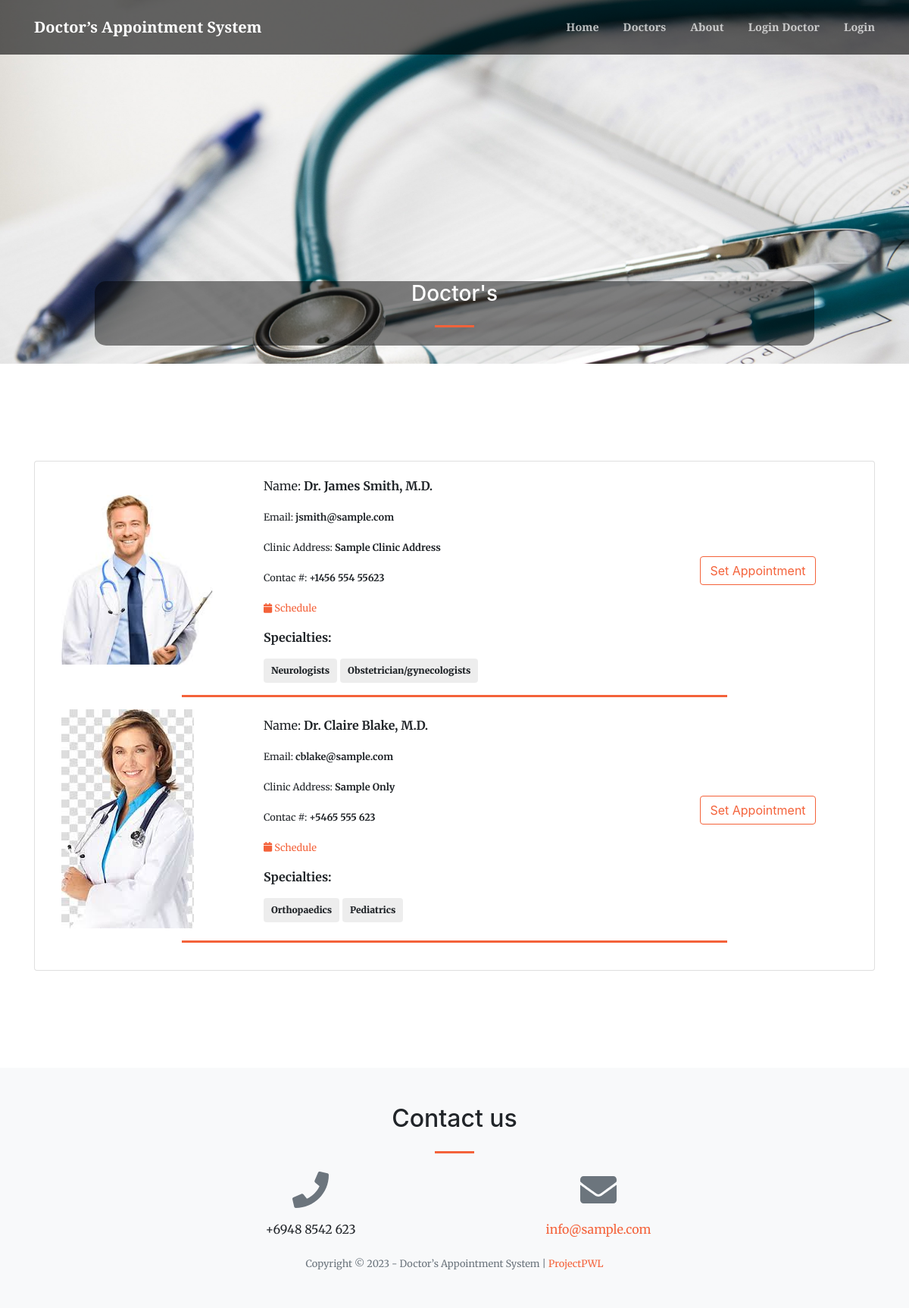
The app's page /index.php?page=doctors with its own data.
### tables this page shows
CREATE TABLE `doctors_list` (
  `id` int(30) NOT NULL,
  `name` text NOT NULL,
  `name_pref` varchar(100) NOT NULL,
  `clinic_address` text NOT NULL,
  `contact` text NOT NULL,
  `email` text NOT NULL,
  `specialty_ids` text NOT NULL,
  `img_path` text NOT NULL,
  `date_created` datetime NOT NULL DEFAULT current_timestamp()
);

### doctors.php (the view, shortened to what this page needs)
<?php include 'admin/db_connect.php';
	$special = $conn->query("SELECT * FROM medical_specialty");
	$ms_arr = array();
	while ($row=$special->fetch_assoc()) {
		$ms_arr[$row['id']] = $row['name'];
	}
?>
        <header class="masthead">
            <div class="container h-100">
                <div class="row h-100 align-items-center justify-content-center text-center">
                    <div class="col-lg-10 align-self-end mb-4 page-title">
                    	<h3 class="text-white">Doctor's</h3>
                        <hr class="divider my-4" />
                    </div>
                </div>
            </div>
        </header>
	<section class="page-section" id="doctors" >
        <div class="container">
        	<div class="card">
        		<div class="card-body">
        			<div class="col-lg-12">
				<?php
				$where = "";
				$cats = $conn->query("SELECT * FROM doctors_list ".$where." order by id asc");
				while($row=$cats->fetch_assoc()):
				?>
				<div class="row align-items-center">
					<div class="col-md-3">
						<img src="assets/img/<?php echo $row['img_path'] ?>" alt="">
					</div>
					<div class="col-md-6">
						 <p>Name: <b><?php echo "Dr. ".$row['name'].', '.$row['name_pref'] ?></b></p>
						 <p><small>Email: <b><?php echo $row['email'] ?></b></small></p>
						 <p><small>Clinic Address: <b><?php echo $row['clinic_address'] ?></b></small></p>
						 <p><small>Contac #: <b><?php echo $row['contact'] ?></b></small></p>
						 <p><small><a href="javascript:void(0)" class="view_schedule" data-id="<?php echo $row['id'] ?>" data-name="<?php echo "Dr. ".$row['name'].', '.$row['name_pref'] ?>"><i class='fa fa-calendar'></i> Schedule</a></b></small></p>
						 <p><b>Specialties:</b></p>
						 <div>
						 	<?php if(!empty($row['specialty_ids'])): ?>
						 	<?php
						 	foreach(explode(",", str_replace(array("[","]"),"",$row['specialty_ids'])) as $k => $val):
						 	?>
						 	<span class="badge badge-light" style="padding: 10px"><large><b><?php echo $ms_arr[$val] ?></b></large></span>
						 	<?php endforeach; ?>
						 	<?php endif; ?>
						 </div>
					</div>
					<div class="col-md-3 text-center align-self-end-sm">
						<button class="btn-outline-primary  btn  mb-4 set_appointment" type="button" data-id="<?php echo $row['id'] ?>"  data-name="<?php echo "Dr. ".$row['name'].', '.$row['name_pref'] ?>">Set Appointment</button>
					</div>
				</div>
				<hr class="divider" style="max-width: 60vw">
				<?php endwhile; ?>
				</div>
				</div>
        	</div>
        </div>
    </section>

### index.php (shortened to what this page needs)
<!DOCTYPE html>
<html lang="en">
    <?php
    include('header.php');
    ?>
    <body id="page-top">
        <nav class="navbar navbar-expand-lg navbar-light fixed-top py-3" id="mainNav">
            <div class="container">
                <a class="navbar-brand js-scroll-trigger" href="./"><?php echo $_SESSION['setting_name'] ?></a>
                <div class="collapse navbar-collapse" id="navbarResponsive">
                    <ul class="navbar-nav ml-auto my-2 my-lg-0">
                        <li class="nav-item"><a class="nav-link js-scroll-trigger" href="index.php?page=home">Home</a></li>
                        <li class="nav-item"><a class="nav-link js-scroll-trigger" href="index.php?page=doctors"></span>Doctors</a></li>
                        <li class="nav-item"><a class="nav-link js-scroll-trigger" href="index.php?page=about">About</a></li>
                        <li class="nav-item"><a class="nav-link js-scroll-trigger" href="admin/index.php">Login Doctor</a></li>
                        <?php if(isset($_SESSION['login_id'])): ?>
                        <li class="nav-item"><a class="nav-link js-scroll-trigger" href="admin/ajax.php?action=logout2"><?php echo "Welcome ".$_SESSION['login_name'] ?> <i class="fa fa-power-off"></i></a></li>
                      <?php else: ?>
                        <li class="nav-item"><a class="nav-link js-scroll-trigger" href="javascript:void(0)" id="login_now">Login</a></li>
                      <?php endif; ?>
                    </ul>
                </div>
            </div>
        </nav>
        <?php
        $page = isset($_GET['page']) ?$_GET['page'] : "home";
        include $page.'.php';
        ?>
        <footer class="bg-light py-5">
            <div class="container">
                <div class="row justify-content-center">
                    <div class="col-lg-8 text-center">
                        <h2 class="mt-0">Contact us</h2>
                        <hr class="divider my-4" />
                    </div>
                </div>
                <div class="row">
                    <div class="col-lg-4 ml-auto text-center mb-5 mb-lg-0">
                        <i class="fas fa-phone fa-3x mb-3 text-muted"></i>
                        <div><?php echo $_SESSION['setting_contact'] ?></div>
                    </div>
                    <div class="col-lg-4 mr-auto text-center">
                        <i class="fas fa-envelope fa-3x mb-3 text-muted"></i>
                        <a class="d-block" href="mailto:<?php echo $_SESSION['setting_email'] ?>"><?php echo $_SESSION['setting_email'] ?></a>
                    </div>
                </div>
            </div>
            <br>
            <div class="container"><div class="small text-center text-muted">Copyright © 2023 - <?php echo $_SESSION['setting_name'] ?> | <a href="" target="_blank">ProjectPWL</a></div></div>
        </footer>
    </body>
</html>

### header.php (shortened to what this page needs)
<link href="https://cdnjs.cloudflare.com/ajax/libs/magnific-popup.js/1.1.0/magnific-popup.min.css" rel="stylesheet" />
<link href="admin/assets/vendor/bootstrap-datepicker/css/bootstrap-datepicker.css" rel="stylesheet" />
<link href="css/styles.css" rel="stylesheet" />

### doctors.php (style rules this page uses)
#doctors img { max-height: 300px; max-width: 200px; }

### records on screen
doctors_list: img_path (picture), name "James Smith", name_pref "M.D.", email "jsmith@sample.com", clinic_address "Sample Clinic Address", contact "+1456 554 55623", specialty_ids "Neurologists", specialty_ids "Obstetrician/gynecologists"
doctors_list: img_path (picture), name "Claire Blake", name_pref "M.D.", email "cblake@sample.com", clinic_address "Sample Only", contact "+5465 555 623", specialty_ids "Orthopaedics", specialty_ids "Pediatrics"

### other values on screen
$_SESSION['setting_name'] "Doctor’s Appointment System"
$_SESSION['setting_contact'] "+6948 8542 623"
$_SESSION['setting_email'] "info@sample.com"
